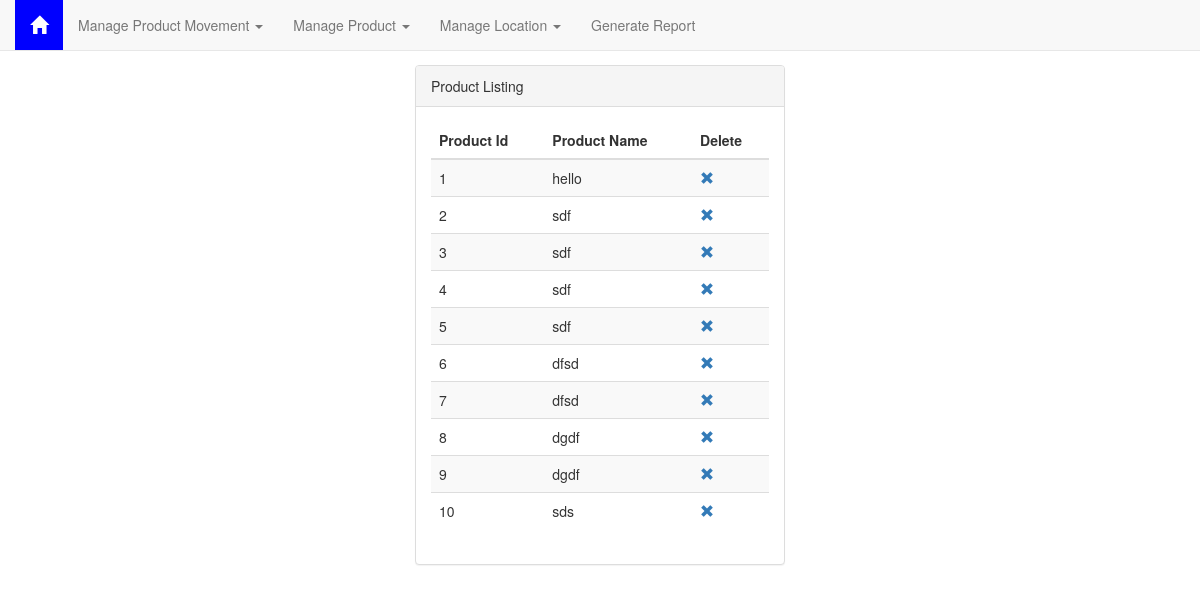
/product/view_product, run on an earlier commit of the app's database.
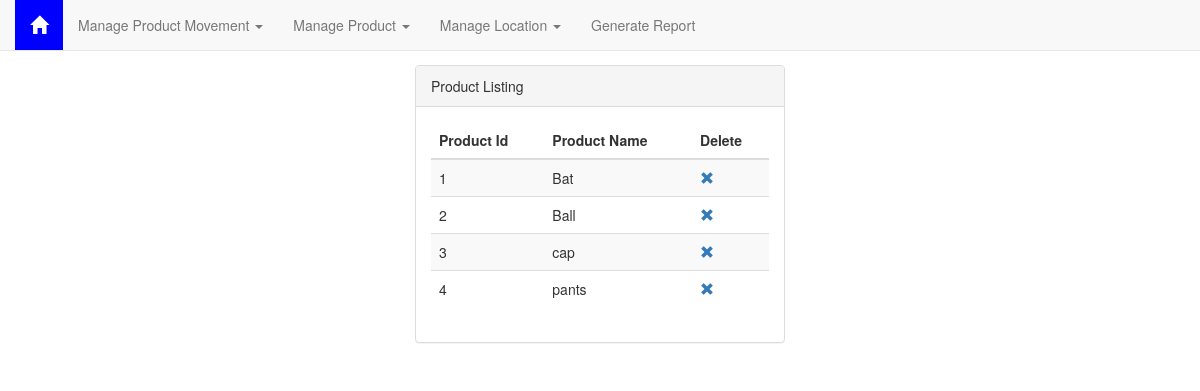
And on a later commit of the database.
### tables this page shows
CREATE TABLE Product (
  product_id INTEGER PRIMARY KEY AUTOINCREMENT,

  product_name TEXT
  );

### warehouse_management/product.py (the view)
@bp.route("/view_product", methods=["GET"])
def view_product():
    try:
        db = get_db()
        products = db.execute("SELECT product_id, product_name FROM Product")
        return render_template("product/view_product.html", result=products)
    except sqlite3.Error as error:
        print(error)
        return render_template("error_occured.html")

### warehouse_management/db.py (called while the page is built)
def get_db():
    if 'db' not in g:
        g.db = sqlite3.connect(
            current_app.config['DATABASE'],
            detect_types=sqlite3.PARSE_DECLTYPES
        )
        g.db.row_factory = sqlite3.Row
    return g.db

### warehouse_management/templates/product/view_product.html (shortened to what this page needs)
{% extends 'base.html' %}
{% block content %}
<div class="col-md-4"></div>
<div class="col-md-4 container">
    <div class="panel panel-default">
        <div class="panel-heading">
            Product Listing
        </div>
        <div class="panel-body">
            <div class="table-responsive">
                <table class="table table-striped">
                    <thead>
                        <tr>
                            <th>Product Id</th>
                            <th>Product Name</th>
                            <th>Delete</th>
                        </tr>
                    </thead>
                    <tbody>
                        {% for product in result %}
                        <tr>
                            <td>{{product.product_id}}</td>
                            <td>{{product.product_name}}</td>
                            <td><a href={{ "delete_product/"  + product.product_id  | string() }}> <span
                                        class="glyphicon glyphicon-remove"></span>
                                </a>
                        </tr>
                        {% endfor %}
                    </tbody>
                </table>
            </div>
        </div>
    </div>
</div>
{% endblock %}

### warehouse_management/templates/base.html (shortened to what this page needs)
{% extends 'bootstrap/base.html' %}
{% block navbar %}
<link rel="stylesheet" href="{{ url_for('static', filename='css/base.css') }}">
<nav class="navbar navbar-default navbar-fixed-top">
  <div class="container">
    <a class="navbar-brand" style="background-color: blue;color: white;" href="/">
      <span class="glyphicon glyphicon-home" aria-hidden="true">
      </span>
    </a>
    <div class="collapse navbar-collapse" id="bs-example-navbar-collapse-1">
      <ul class="nav navbar-nav">
        <li class="dropdown"> <a href="#" class="dropdown-toggle" data-toggle="dropdown" role="button"
            aria-haspopup="true" aria-expanded="false">Manage Product Movement <span class="caret"></span></a>
        </li>
        <li class="dropdown"> <a href="#" class="dropdown-toggle" data-toggle="dropdown" role="button"
            aria-haspopup="true" aria-expanded="false">Manage Product <span class="caret"></span></a>
        </li>
        <li class="dropdown"> <a href="#" class="dropdown-toggle" data-toggle="dropdown" role="button"
            aria-haspopup="true" aria-expanded="false">Manage Location <span class="caret"></span></a>
        </li>
        <li><a href="{{ url_for('product_movement.get_report') }}">Generate Report</a></li>
      </ul>
    </div>
  </div>
</nav>
{% endblock %}

### warehouse_management/static/css/base.css (style rules this page uses)
body { padding-top: 65px; }

What changed in the data, as far as the page shows it:
removed Product: product_id "5", product_name "sdf"
removed Product: product_id "6", product_name "dfsd"
removed Product: product_id "7", product_name "dfsd"
removed Product: product_id "8", product_name "dgdf"
removed Product: product_id "9", product_name "dgdf"
removed Product: product_id "10", product_name "sds"
changed Product id 1: product_name "hello" → "Bat"
changed Product id 2: product_name "sdf" → "Ball"
changed Product id 3: product_name "sdf" → "cap"
changed Product id 4: product_name "sdf" → "pants"
